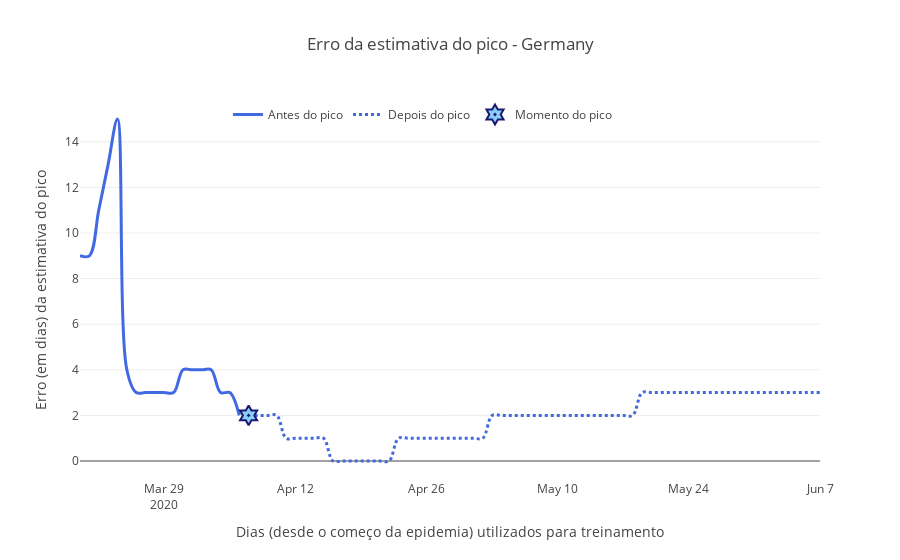

Notebook cell for this chart:
### Code cell
# Computing the peak error in days
peak_error = np.abs(estimated_peaks - peak_pos)

fig1 = go.Figure()
fig1.add_trace(go.Scatter(
                    x=time_ref[start_day:peak_pos], 
                    y=peak_error[:peak_pos-start_day],
                    mode='lines',
                    name='Antes do pico',
                    line_shape='spline',
                    line = dict(color='royalblue', width=3),
                    hovertemplate="Erro de %{y} dias, <br> no dia %{x}."))
fig1.add_trace(go.Scatter(
                    x=time_ref[peak_pos:], 
                    y=peak_error[peak_pos-start_day:],
                    mode='lines',
                    line_shape='spline',
                    name='Depois do pico',
                    line = dict(color='royalblue', width=3, dash='dot'),
                    hovertemplate="Erro de %{y} dias, <br> no dia %{x}."))
fig1.add_trace(go.Scatter(
                    mode="markers", 
                    x=[time_ref[peak_pos]], 
                    y=[peak_error[peak_pos-start_day]], 
                    marker_symbol="hexagram-dot", name="Momento do pico",
                    marker_line_color="midnightblue", marker_color="lightskyblue", 
                    marker_line_width=2, marker_size=15, 
                    hovertemplate="Pico no dia %{x} depois do começo da epidemia."))

fig1.update_layout( template='xgridoff',
                  legend_orientation="h", legend=dict(x=0.20, y=1.0),
                  xaxis_title='Dias (desde o começo da epidemia) utilizados para treinamento',
                  yaxis_title='Erro (em dias) da estimativa do pico',
                  title_text="Erro da estimativa do pico - " + country['data']['name'])
# 'ggplot2', 'seaborn', 'simple_white', 'plotly',
# 'plotly_white', 'plotly_dark', 'presentation', 'xgridoff',
# 'ygridoff', 'gridon', 'none'

fig1.show()

### Figure 1 — Plotly figure (JSON) as saved in the notebook; plotly's stock layout.template omitted (floating-point values rounded to 4 significant figures)
{"data": [{"hovertemplate": "Erro de %{y} dias, <br> no dia %{x}.", "line": {"color": "royalblue", "shape": "spline", "width": 3}, "mode": "lines", "name": "Antes do pico", "type": "scatter", "x": ["2020-03-20T00:00:00", "2020-03-21T00:00:00", "2020-03-22T00:00:00", "2020-03-23T00:00:00", "2020-03-24T00:00:00", "2020-03-25T00:00:00", "2020-03-26T00:00:00", "2020-03-27T00:00:00", "2020-03-28T00:00:00", "2020-03-29T00:00:00", "2020-03-30T00:00:00", "2020-03-31T00:00:00", "2020-04-01T00:00:00", "2020-04-02T00:00:00", "2020-04-03T00:00:00", "2020-04-04T00:00:00", "2020-04-05T00:00:00", "2020-04-06T00:00:00"], "y": [9, 9, 11, 13, 15, 4, 3, 3, 3, 3, 3, 4, 4, 4, 4, 3, 3, 2]}, {"hovertemplate": "Erro de %{y} dias, <br> no dia %{x}.", "line": {"color": "royalblue", "dash": "dot", "shape": "spline", "width": 3}, "mode": "lines", "name": "Depois do pico", "type": "scatter", "x": ["2020-04-07T00:00:00", "2020-04-08T00:00:00", "2020-04-09T00:00:00", "2020-04-10T00:00:00", "2020-04-11T00:00:00", "2020-04-12T00:00:00", "2020-04-13T00:00:00", "2020-04-14T00:00:00", "2020-04-15T00:00:00", "2020-04-16T00:00:00", "2020-04-17T00:00:00", "2020-04-18T00:00:00", "2020-04-19T00:00:00", "2020-04-20T00:00:00", "2020-04-21T00:00:00", "2020-04-22T00:00:00", "2020-04-23T00:00:00", "2020-04-24T00:00:00", "2020-04-25T00:00:00", "2020-04-26T00:00:00", "2020-04-27T00:00:00", "2020-04-28T00:00:00", "2020-04-29T00:00:00", "2020-04-30T00:00:00", "2020-05-01T00:00:00", "2020-05-02T00:00:00", "2020-05-03T00:00:00", "2020-05-04T00:00:00", "2020-05-05T00:00:00", "2020-05-06T00:00:00", "2020-05-07T00:00:00", "2020-05-08T00:00:00", "2020-05-09T00:00:00", "2020-05-10T00:00:00", "2020-05-11T00:00:00", "2020-05-12T00:00:00", "2020-05-13T00:00:00", "2020-05-14T00:00:00", "2020-05-15T00:00:00", "2020-05-16T00:00:00", "2020-05-17T00:00:00", "2020-05-18T00:00:00", "2020-05-19T00:00:00", "2020-05-20T00:00:00", "2020-05-21T00:00:00", "2020-05-22T00:00:00", "2020-05-23T00:00:00", "2020-05-24T00:00:00", "2020-05-25T00:00:00", "2020-05-26T00:00:00", "2020-05-27T00:00:00", "2020-05-28T00:00:00", "2020-05-29T00:00:00", "2020-05-30T00:00:00", "2020-05-31T00:00:00", "2020-06-01T00:00:00", "2020-06-02T00:00:00", "2020-06-03T00:00:00", "2020-06-04T00:00:00", "2020-06-05T00:00:00", "2020-06-06T00:00:00", "2020-06-07T00:00:00"], "y": [2, 2, 2, 2, 1, 1, 1, 1, 1, 0, 0, 0, 0, 0, 0, 0, 1, 1, 1, 1, 1, 1, 1, 1, 1, 1, 2, 2, 2, 2, 2, 2, 2, 2, 2, 2, 2, 2, 2, 2, 2, 2, 3, 3, 3, 3, 3, 3, 3, 3, 3, 3, 3, 3, 3, 3, 3, 3, 3, 3, 3, 3]}, {"hovertemplate": "Pico no dia %{x} depois do começo da epidemia.", "marker": {"color": "lightskyblue", "line": {"color": "midnightblue", "width": 2}, "size": 15, "symbol": "hexagram-dot"}, "mode": "markers", "name": "Momento do pico", "type": "scatter", "x": ["2020-04-07T00:00:00"], "y": [2]}], "layout": {"legend": {"orientation": "h", "x": 0.2, "y": 1}, "title": {"text": "Erro da estimativa do pico - Germany"}, "xaxis": {"title": {"text": "Dias (desde o começo da epidemia) utilizados para treinamento"}}, "yaxis": {"title": {"text": "Erro (em dias) da estimativa do pico"}}}}
